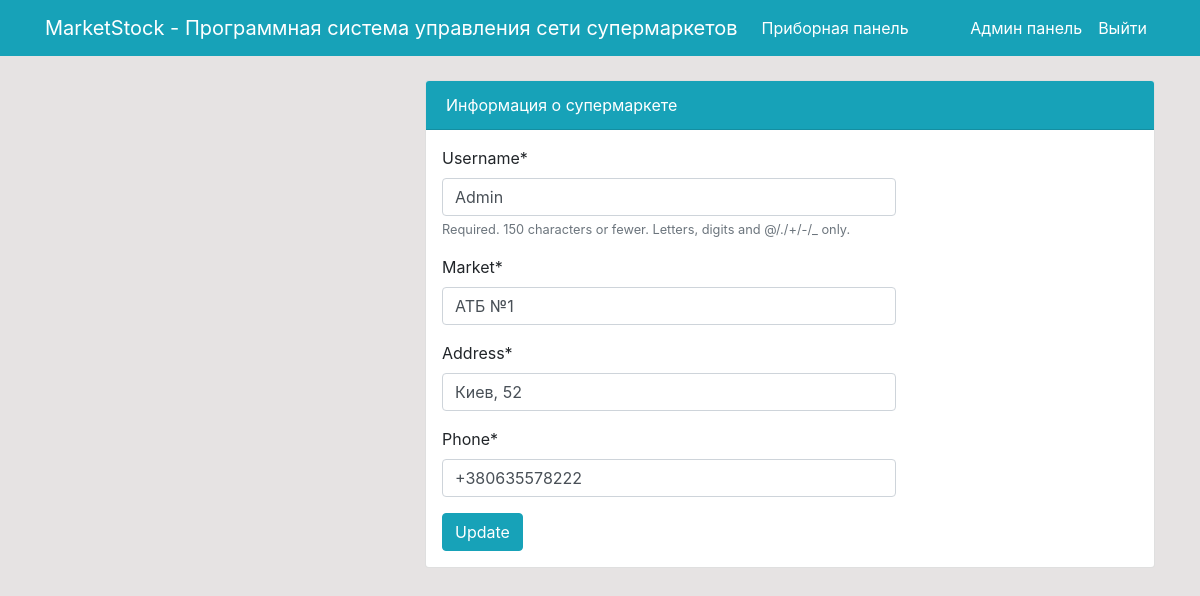
The app's page /profileupd/ (signed in) with its own data.
### market/models.py (models this page shows, shortened)
class Profile(models.Model):
    administrator = models.OneToOneField(User, on_delete=models.CASCADE, null=True)
    market = models.CharField(max_length=200, null=True)
    address = models.CharField(max_length=200, null=True)
    phone = models.CharField(max_length=50, null=True)
    type = models.CharField(max_length=20, choices=TYPE, null=True)

### market/views.py (the view)
# urls.py: path('profileupd/', market.views.profile_update, name='Изменить профиль')
def profile_update(request):
    if request.method == 'POST':
        u_form = MarketUpdateForm(request.POST, instance=request.user)
        p_form = ProfileUpdateForm(
            request.POST, request.FILES, instance=request.user.profile)
        if u_form.is_valid() and p_form.is_valid():
            u_form.save()
            p_form.save()
            return redirect('Профиль')
    else:
        u_form = MarketUpdateForm(instance=request.user)
        p_form = ProfileUpdateForm(instance=request.user.profile)
    context = {
        'u_form': u_form,
        'p_form': p_form,
    }
    return render(request, 'market/profile_update.html', context)

### market/forms.py
class MarketUpdateForm(forms.ModelForm):
    class Meta:
        model = User
        fields = ['username']

class ProfileUpdateForm(forms.ModelForm):
    class Meta:
        model = Profile
        fields = ['market', 'address', 'phone']

### templates/market/profile_update.html (shortened to what this page needs)
{% extends 'partials/base.html' %}
{% load crispy_forms_tags %}
{% block content %}
<div class="row my-4">
    <div class="col-md-4"></div>
    <div class="col-md-8">
        <div class="card">
            <div class="card-header bg-info text-white">
                Информация о супермаркете
            </div>
            <div class="row p-3">
                <div class="col-md-8">
                    <form method="POST" enctype="multipart/form-data">
                        {{ u_form|crispy }}
                        {{ p_form|crispy }}
                        <input class="btn btn-info" type="submit" value="Update">
                    </form>
                </div>
            </div>
        </div>
    </div>
</div>
{% endblock %}

### static/style.css (style rules this page uses)
body { background: rgb(230, 227, 227); }

### records on screen
Profile: market "АТБ №1", address "Киев, 52", phone "+380635578222"
